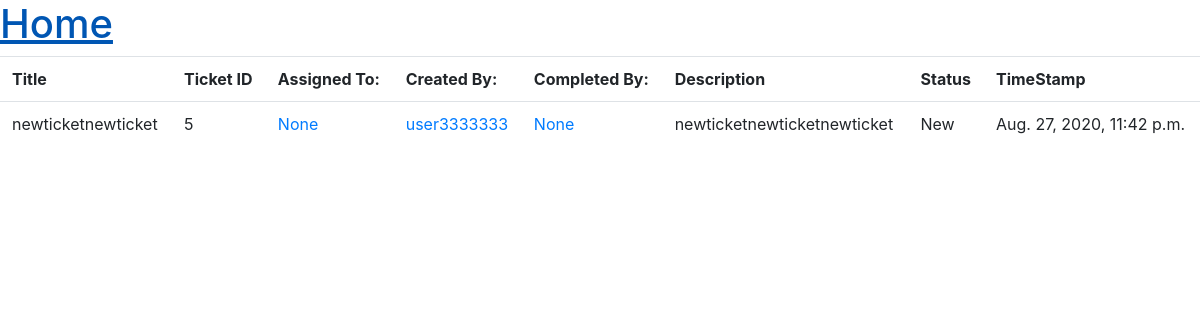
/ticketdetail/5/ (signed in), run on an earlier commit of the app's database.
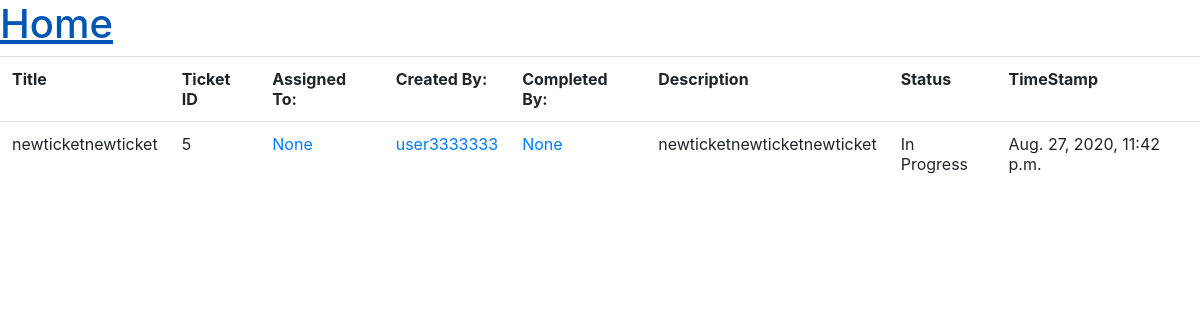
And on a later commit of the database.
### users/models.py (models this page shows, shortened)
class Tickets(models.Model):
    CHOICES = (("New", 'New'), ("In Progress", "In Progress"), ("Done", "Done"), ("Invalid", "Invalid"))
    status = models.CharField(max_length=200, null=True, choices=CHOICES, default="New")
    title = models.CharField(max_length=200, null=True)
    filer = models.ForeignKey(CustomUser, related_name="custom_user_profile", null=True, on_delete=models.SET_NULL)
    description = models.TextField()
    timestamp = models.DateTimeField(default=now, editable=False)
    assignee = models.ForeignKey(CustomUser, related_name="assignee_profile", null=True, on_delete=models.SET_NULL, blank=True, default=None)
    completer = models.ForeignKey(CustomUser, related_name="completer_profile", null=True, on_delete=models.SET_NULL, blank=True, default=None)

class CustomUser(AbstractUser):
    display_name = models.CharField(max_length = 50, null=True)
    REQUIRED_FIELDS = ['display_name']
    def __str__(self):
        return self.username

### users/views.py (the view)
# urls.py: path('ticketdetail/<int:ticket_id>/', views.TicketDetail),
def TicketDetail(request, ticket_id):
    ticket = Tickets.objects.filter(id=ticket_id).first()
    return render(request, 'ticketdetail.html', {"ticket": ticket})

### templates/ticketdetail.html
{% extends 'base.html' %}
{% block content %}
{% if user.is_authenticated %}
<h1><a href="/" >Home</a></h1>
  <table class='table'>
    <tr>
      <th>Title</th>
      <th>Ticket ID</th>
      <th>Assigned To:</th>
      <th>Created By:</th>
      <th>Completed By:</th>
      <th>Description</th>
      <th>Status</th>
      <th>TimeStamp</th>
    </tr>
    <tr>
        <td>{{ticket.title}}</td>
        <td>{{ticket.id}}</td>
        <td><a href="/usertickets/{{user.id}}">{{ticket.assignee}}</a></td>
        <td><a href="/usertickets/{{user.id}}">{{ticket.filer}}</a></td>
        <td><a href="/usertickets/{{user.id}}">{{ticket.completer}}</a></td>
        <td>{{ticket.description}}</td>
        <td>{{ticket.status}}</td>
        <td>{{ticket.timestamp}}</td>
    </tr>
  </table>
{% else %}
  <p>You are not logged in</p>
  <a href="{% url 'login' %}">login</a> |
{% endif %}
{% endblock %}

### templates/base.html (shortened to what this page needs)
<html>
<head>
  <link rel="stylesheet" href="https://stackpath.bootstrapcdn.com/bootstrap/4.3.1/css/bootstrap.min.css">
</head>
<body>
  <main>
    {% block content %}
    {% endblock %}
  </main>
</body>
</html>

What changed in the data, as far as the page shows it:
changed Tickets "newticketnewticket": status "New" → "In Progress"
